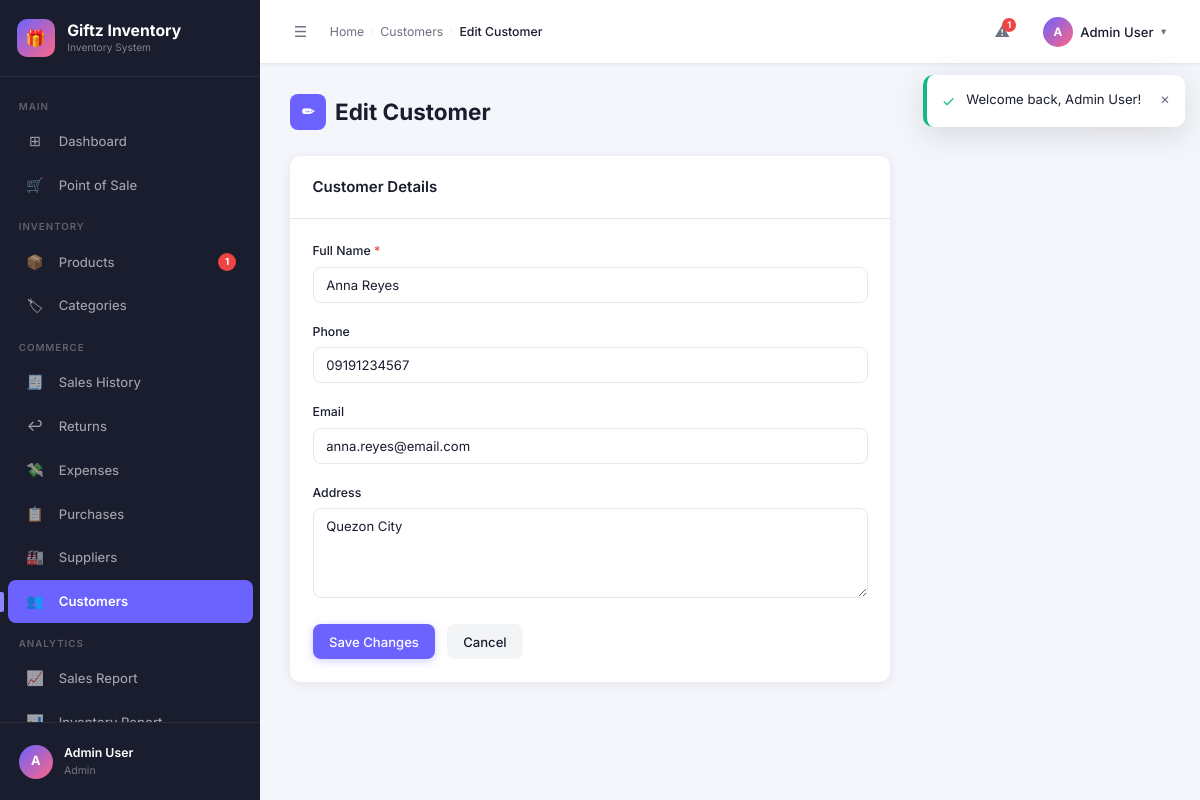
The page /customers/add.php?id=2 (signed in) on the database its author committed.
### tables this page shows
CREATE TABLE `customers` (
  `id`         INT UNSIGNED NOT NULL AUTO_INCREMENT,
  `name`       VARCHAR(150) NOT NULL,
  `phone`      VARCHAR(30)  DEFAULT NULL,
  `email`      VARCHAR(150) DEFAULT NULL,
  `address`    TEXT         DEFAULT NULL,
  `created_at` DATETIME     NOT NULL DEFAULT CURRENT_TIMESTAMP,
  `updated_at` DATETIME     NOT NULL DEFAULT CURRENT_TIMESTAMP ON UPDATE CURRENT_TIMESTAMP,
  PRIMARY KEY (`id`)
);

### includes/functions.php (called while the page is built, shortened)
<?php
function e(string $str): string {
    return htmlspecialchars($str, ENT_QUOTES | ENT_SUBSTITUTE, 'UTF-8');
}

### customers/add.php (the view, shortened to what this page needs)
<?php
require_once dirname(__DIR__) . '/includes/functions.php';
$pdo    = db();
$editId   = intval($_GET['id'] ?? 0);
$customer = null;
$isEdit   = false;
if ($editId) {
    $stmt = $pdo->prepare('SELECT * FROM customers WHERE id=?');
    $stmt->execute([$editId]);
    $customer = $stmt->fetch();
    if ($customer) $isEdit = true;
}
$pageTitle   = $isEdit ? 'Edit Customer' : 'Add Customer';
require dirname(__DIR__) . '/includes/header.php';
?>
<div class="page-header">
    <h1 class="page-title"><span class="title-icon"><?= $isEdit ? '✏' : '+' ?></span> <?= $pageTitle ?></h1>
    <a href="<?= BASE_URL ?>/customers/index.php" class="btn btn-secondary">← Back</a>
</div>
<div class="card" style="max-width:600px">
    <div class="card-header"><div class="card-title">Customer Details</div></div>
    <div class="card-body">
        <form method="POST">
            <div class="form-grid" style="grid-template-columns:1fr">
                <div class="form-group">
                    <label class="form-label required">Full Name</label>
                    <input type="text" name="name" class="form-control"
                           value="<?= e($customer['name'] ?? $_POST['name'] ?? '') ?>" required>
                </div>
                <div class="form-group">
                    <label class="form-label">Phone</label>
                    <input type="text" name="phone" class="form-control"
                           value="<?= e($customer['phone'] ?? $_POST['phone'] ?? '') ?>">
                </div>
                <div class="form-group">
                    <label class="form-label">Email</label>
                    <input type="email" name="email" class="form-control"
                           value="<?= e($customer['email'] ?? $_POST['email'] ?? '') ?>">
                </div>
                <div class="form-group">
                    <label class="form-label">Address</label>
                    <textarea name="address" class="form-control"><?= e($customer['address'] ?? $_POST['address'] ?? '') ?></textarea>
                </div>
            </div>
            <div class="form-actions" style="margin-top:1.25rem">
                <button type="submit" class="btn btn-primary">
                    <?= $isEdit ? 'Save Changes' : 'Add Customer' ?>
                </button>
                <a href="<?= BASE_URL ?>/customers/index.php" class="btn btn-secondary">Cancel</a>
            </div>
        </form>
    </div>
</div>
<?php require dirname(__DIR__) . '/includes/footer.php'; ?>

### assets/css/style.css (style rules this page uses)
:root { --sidebar-bg: #1A1D2E; --accent: #6C63FF; --accent-light: #8B85FF; --accent-dark: #5A52E0; --secondary: #FF6584; --body-bg: #F4F6FB; --card-bg: #FFFFFF; --text-primary: #1A1D2E; --text-muted: #6B7280; --border: #E5E7EB; --success: #10B981; --warning: #F59E0B; --danger: #EF4444; --info: #3B82F6; --purple: #8B5CF6; --radius: 10px; --shadow: 0 2px 12px rgba(0,0,0,.08); --shadow-lg: 0 8px 32px rgba(0,0,0,.12); --transition: .2s ease; --sidebar-w: 260px; --topbar-h: 64px; --font: 'Inter', system-ui, -apple-system, sans-serif; }
*, *::before, *::after { box-sizing: border-box; margin: 0; padding: 0; }
html { font-size: 15px; scroll-behavior: smooth; }
body { font-family: var(--font); background: var(--body-bg); color: var(--text-primary); min-height: 100vh; line-height: 1.6; }
a { color: var(--accent); text-decoration: none; transition: color var(--transition); }
button { cursor: pointer; font-family: inherit; }
.page-header { display: flex; align-items: center; justify-content: space-between; margin-bottom: 1.75rem; gap: 1rem; flex-wrap: wrap; }
.page-title { font-size: 1.5rem; font-weight: 700; color: var(--text-primary); display: flex; align-items: center; gap: .6rem; }
.page-title .title-icon { width: 36px; height: 36px; background: var(--accent); border-radius: 8px; display: grid; place-items: center; color: #fff; font-size: 1rem; flex-shrink: 0; }
.card { background: var(--card-bg); border-radius: var(--radius); box-shadow: var(--shadow); overflow: hidden; }
.card-header { padding: 1.25rem 1.5rem; border-bottom: 1px solid var(--border); display: flex; align-items: center; justify-content: space-between; gap: 1rem; }
.card-title { font-size: 1rem; font-weight: 600; color: var(--text-primary); display: flex; align-items: center; gap: .5rem; }
.card-body { padding: 1.5rem; }
.btn { display: inline-flex; align-items: center; gap: .45rem; padding: .55rem 1.1rem; border-radius: 8px; font-size: .875rem; font-weight: 500; border: none; transition: all var(--transition); white-space: nowrap; line-height: 1.4; cursor: pointer; }
.btn-primary { background: var(--accent); color: #fff; box-shadow: 0 2px 8px rgba(108,99,255,.3); }
.btn-secondary { background: #F3F4F6; color: var(--text-primary); }
.form-grid { display: grid; grid-template-columns: repeat(auto-fit, minmax(240px, 1fr)); gap: 1.25rem; }
.form-group { display: flex; flex-direction: column; gap: .4rem; }
.form-label { font-size: .82rem; font-weight: 500; color: var(--text-primary); }
.form-label.required::after { content: ' *'; color: var(--danger); }
.form-control, select.form-control, textarea.form-control { width: 100%; padding: .6rem .85rem; border: 1.5px solid var(--border); border-radius: 8px; font-size: .875rem; font-family: inherit; color: var(--text-primary); background: var(--card-bg); transition: border-color var(--transition), box-shadow var(--transition); outline: none; }
textarea.form-control { resize: vertical; min-height: 90px; }
.form-actions { display: flex; gap: .75rem; padding-top: .5rem; flex-wrap: wrap; }

### rows shown on the page
customers: name "Anna Reyes", phone "09191234567", email "anna.reyes@email.com", address "Quezon City"

### other values the page prints
APP_NAME "Giftz Inventory"
$lowStock "1"
substr($user['name'], 0, 1) "A"
$user['name'] "Admin User"
$user['role'] "Admin"
$label "Customers"
$label "Edit Customer"
$icon "✓"
$msg['message'] "Welcome back, Admin User!"
$pageTitle "Edit Customer"
